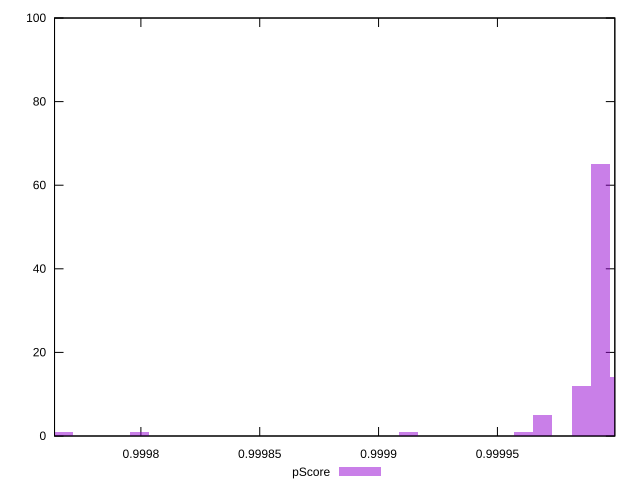

The gnuplot source for this figure:
reset

$pScore <<EOF
0.9999933275305066 65
1.0000014026076447 14
0.9999852524533688 12
0.9999691022990929 5
0.9999125767591273 1
0.9997995256791962 1
0.9997672253706444 1
0.9999610272219549 1
EOF

set key outside below
set boxwidth 0.000008075077137935404
set xrange [0.9997636670093073:0.9999993949667043]
set yrange [0:100]
set trange [0:100]
set style fill transparent solid 0.5 noborder
set terminal svg size 640, 490 enhanced background rgb 'white'
set output "report_00008_2021-01-22T20:58:29.167/max-potential-fid/samples/pages+cached+noexternal+nofonts+nosvg+noimg/pScore/histogram.svg"

plot $pScore title "pScore" with boxes

reset
